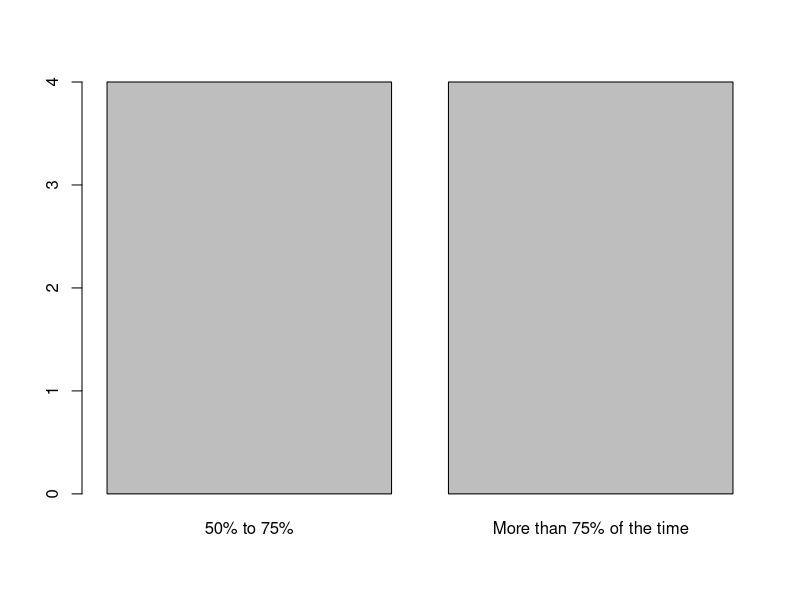
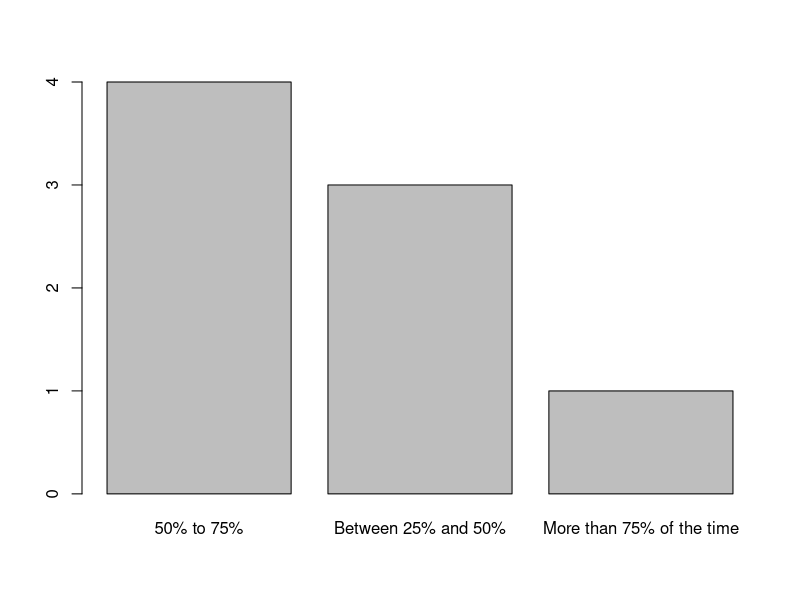
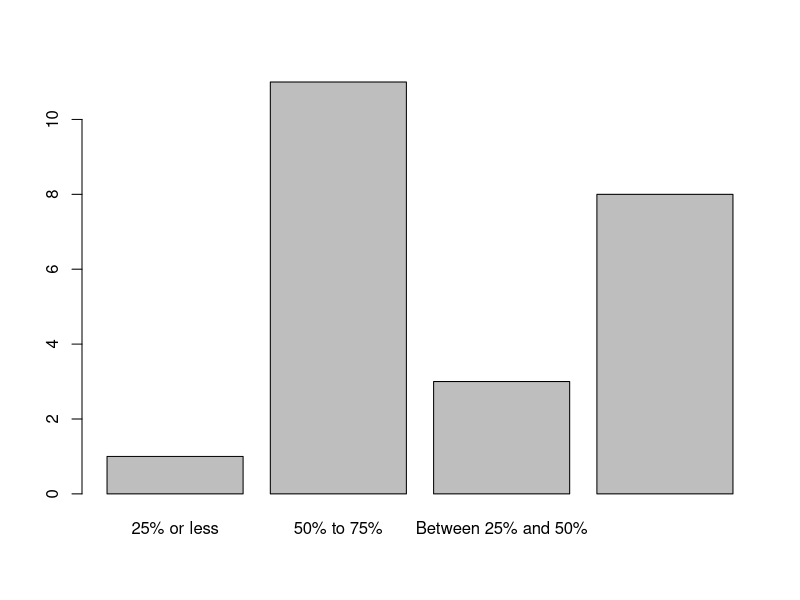
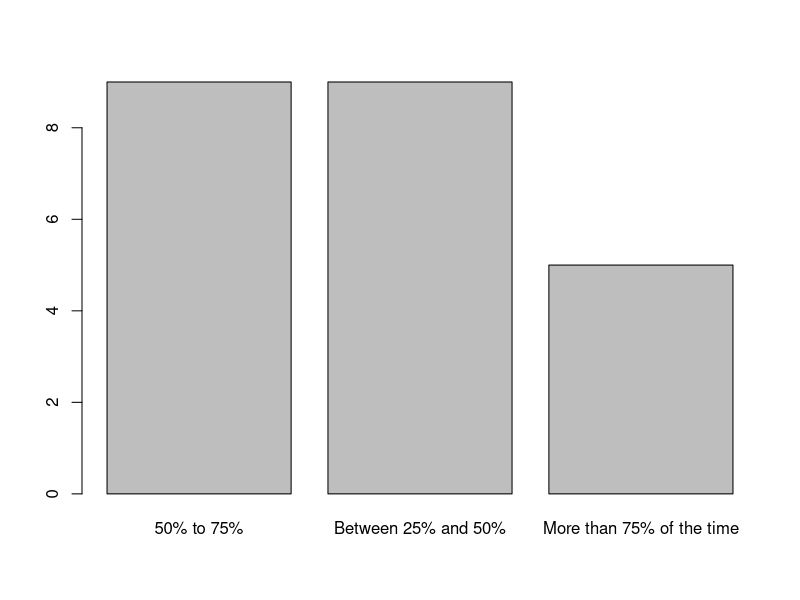

Source code (R) for these figures, in order: (Note: this script raises an error after producing the figures.)
## ---- chunk 1
knitr::opts_chunk$set(echo = TRUE)
## ---- chunk 2
library(dplyr)
## ---- chunk 3
all <- read.csv("resp_improve.csv", header = TRUE, sep = ",", stringsAsFactors = FALSE)
tail(all)
## ---- chunk 4
filtered <- filter(
  all,
  wfh != "",
  wfh != "not_working",
  duration_focus_pre != "",
  duration_focus_post_2 != ""
)
nrow(all)
nrow(filtered)
## ---- chunk 5
df <- data.frame(
  wfh = filtered$wfh,
  duration_focus_pre = filtered$duration_focus_pre,
  duration_focus_post = filtered$duration_focus_post_2
)
df
## ---- chunk 6
control <- filter(df, wfh != "yes_post")
nrow(control)

treat <- filter(df, wfh == "yes_post")
nrow(treat)
## ---- chunk 7
control
treat
## ---- chunk 8
summary(control)
barplot(table(control$duration_focus_pre))
barplot(table(control$duration_focus_post))
## ---- chunk 9
summary(treat)
barplot(table(treat$duration_focus_pre))
barplot(table(treat$duration_focus_post))
## ---- chunk 10
library(data.table)
dt<-data.table(filtered)
dt[,treatment := 1*(wfh=='yes_post') + 0*(wfh=='no' | wfh=='yes_pre')]
dt[dt$wfh=='not_working',treatment :=NA]
table(dt$treatment,dt$wfh)
dt[,table(wfh)]

#covariate balance check
dt[,fisher.test(treatment,job_category)] #no significant association with job_category
dt$year<-as.numeric(levels(dt$year_of_birth))[dt$year_of_birth]
dt[,age := 2020-year]
dt[,t.test(age~treatment)] # no significant difference in age by treatment
dt[,fisher.test(treatment,sex)] # no significant association with sex
dt[,fisher.test(treatment,gender)] # no significant association with gender
dt[,fisher.test(treatment,race)] #no significant association with race
## ---- chunk 11
#need to convert outcomes to numeric for analyses
all$new_duration_focus_pre<-plyr::mapvalues(all$duration_focus_pre, from = c("25% or less","Between 25% and 50%", "50% to 75%", "More than 75% of the time"), to = c(1,2,3,4)) %>% as.numeric()
all$new_duration_focus_post_2<-plyr::mapvalues(all$duration_focus_post_2, from = c( "Between 25% and 50%", "50% to 75%", "More than 75% of the time"), to = c(2,3,4)) %>% as.numeric()

how_often<-function(x) {plyr::mapvalues(x, from = c( "None of the time (0%)", "Some of the time (25%)", "Half the time (50%)", "Most of the time (75%)","All of the time (100%)"), to = c(0,1,2,3,4), warn_missing = FALSE) %>% as.numeric()}

all$how_often_anxiety<-how_often(all$how_often_anxiety)
all$how_often_coworker_problem<-how_often(all$how_often_coworker_problem)
all$how_often_low_energy<-how_often(all$how_often_low_energy)
all$how_often_poor_concentration<-how_often(all$how_often_poor_concentration)
all$how_often_less_work<-how_often(all$how_often_less_work)
all$how_often_poor_quality<-how_often(all$how_often_poor_quality)
all$how_often_more_mistakes<-how_often(all$how_often_more_mistakes)

#new hours of work
library(lubridate)
time_pre<-parse_date_time(all$time_start_pre, '%I:%M:%S %p')
time_post<-parse_date_time(all$time_start_post, '%I:%M:%S %p')
all$hours_work<-as.numeric(difftime(time_pre, time_post, units="mins"))


#attempting imputation by replacing missing with mean substitution
mice_all<-mice::mice(all, meth="mean")
new_all <- mice::complete(mice_all)

#new duration of focus
new_all$duration_focus <- new_all$new_duration_focus_pre - new_all$new_duration_focus_post_2
new_all$duration_focus


final<-data.table(new_all)
final[,treatment := 1*(wfh=='yes_post') + 0*(wfh=='no' | wfh=='yes_pre')]
final[wfh=='not_working',treatment :=NA]
table(final$wfh, final$treatment)
#work impairment
final$impairment <-final$how_often_low_energy+final$how_often_poor_concentration+final$how_often_anxiety+final$how_often_less_work+final$how_often_poor_quality+final$how_often_more_mistakes+final$how_often_coworker_problem

## ---- chunk 12
#Analysis!
#Is there a significant difference in pre-post focus by treatment group?
final[,wilcox.test(duration_focus~treatment, exact=FALSE)]
final[,median(duration_focus), by=treatment]
#There is no significant difference in median pre-post focus by treatment group.

#Is there a significant difference in pre-post hours of work by treatment group?
#final[,wilcox.test(hours_work~treatment, exact=FALSE)] #don't use this
final[,mean(hours_work), by=treatment]
model<-final[,lm(hours_work~treatment)]
coeftest(model, vcov = vcovHC(model, type = "HC0"))

#There is no significant difference in mean pre-post hours of work by treatment group.

#Is there a significant difference in impairment between treatment and control (post-test only)?
model<-final[,lm(impairment~treatment)]
coeftest(model, vcov = vcovHC(model, type = "HC0"))
final[,mean(impairment), by=treatment]

